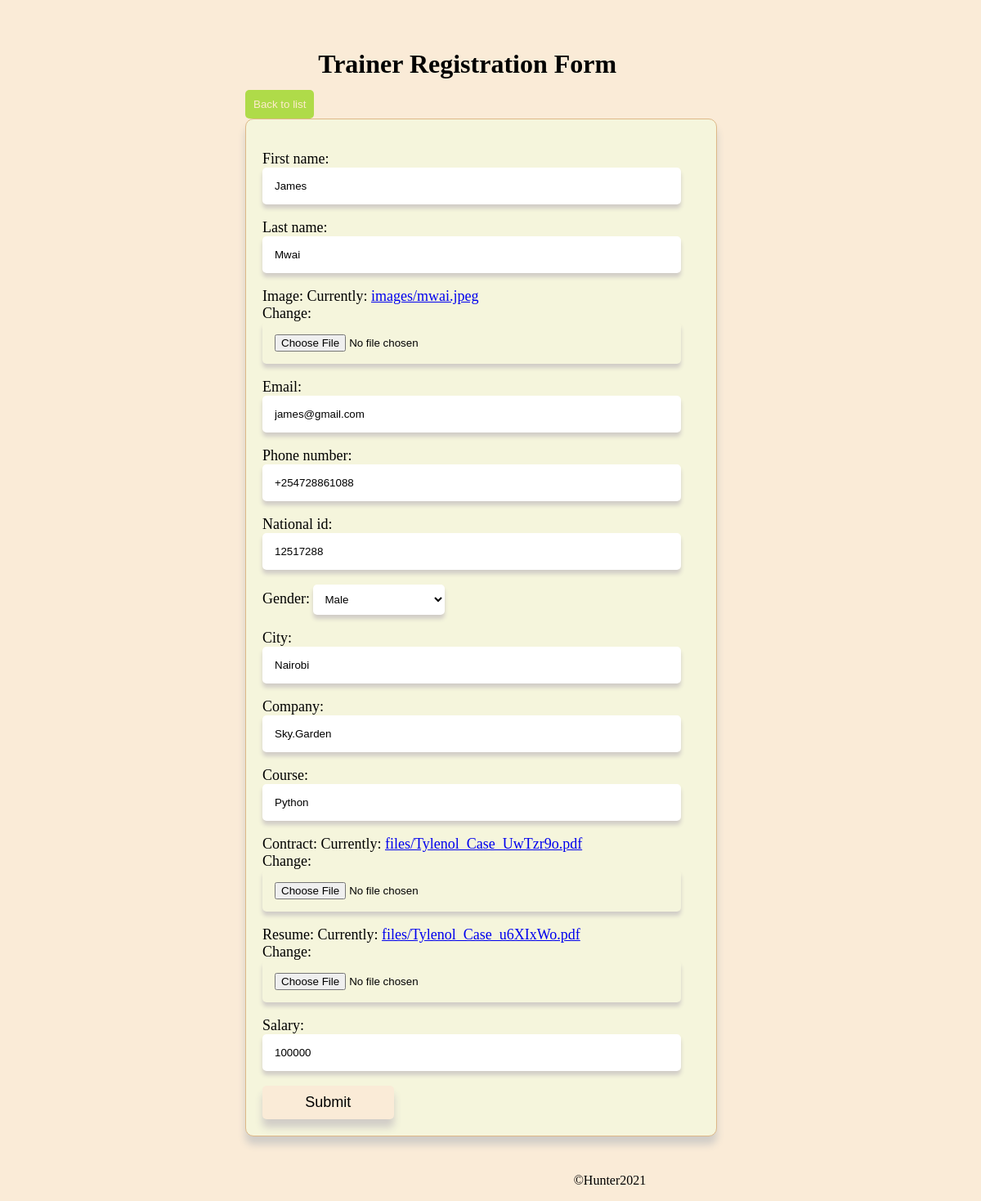
Screenshot of /trainer/edit/1/ with the database file from the repository.
### trainer/models.py (models this page shows)
class Trainer (models.Model):
    first_name = models.CharField(max_length=12)
    last_name = models.CharField(max_length=20)
    image = models.ImageField(default=None,upload_to= "images/", null=True)
    email = models.EmailField(default=None)
    phone_number = models.CharField(max_length=14, default=None , null=True)
    national_id = models.CharField(max_length=20, default=None, null=True)
    gender_choice =((u'F',u'Female'),(u'M',u'Male'),(u'O',u'Others'))
    gender = models.CharField(max_length=10,choices=gender_choice)
    city = models.CharField(max_length=10, null=True)
    company = models.CharField(max_length=30, null=True)
    course = models.CharField(max_length=20, null=True)
    contract = models.FileField(upload_to="files/", null=True)
    resume = models.FileField(upload_to="files/", null=True)
    salary = models.BigIntegerField(null=True)

### trainer/views.py (the view)
# urls.py: path("edit/<int:id>/", edit_trainer, name="edit_trainer"),
def edit_trainer(request,id):
    trainer = Trainer.objects.get(id=id)
    if request.method == 'POST':
        form = TrainerRegistrationForm(request.POST,instance=trainer)
        if form.is_valid():
            form.save()
    else:
        form=TrainerRegistrationForm(instance=trainer)
        return render(request,"edit_trainer.html", {"form":form})

### trainer/forms.py
class TrainerRegistrationForm(forms.ModelForm):
    class Meta:
        model = Trainer
        fields = "__all__"

### trainer/templates/edit_trainer.html (shortened to what this page needs)
<!DOCTYPE html>
<html lang="en">
<head>
</head>
<body>
    <h1>Trainer Registration Form</h1>
    <button id="back"><a href="{%url 'trainer_list'%}">Back to list</a></button>
    <form method="POST" enctype="multipart/form-data">
        {{form.as_p}}
        <input type="submit" id="submit"></input>
    </form>
    <footer>
        <p>&copy;Hunter2021</p>
    </footer>
</body>
</html>

### trainer/templates/edit_trainer.html (style rules this page uses)
body { margin-left: 25%; margin-top: 5%; background-color: antiquewhite; }
h1 { margin-left: 10%; }
form { border: 1px groove burlywood; box-shadow: 0px 10px 10px rgb(209, 205, 199); width: 60%; padding: 20px; background-color: beige; border-radius: 10px; font-size: 18px; margin-bottom: 5%; }
#submit { padding: 10px; border: transparent; background-color:antiquewhite ; width: 30%; font-size: 18px; border-radius: 5px; box-shadow: 0px 10px 10px rgb(209, 205, 199); }
footer { text-align: center; }
input { width:90%; padding: 15px; box-shadow: 0px 5px 5px rgb(209, 205, 199); border: transparent; border-radius: 5px; }
select { width: 30%; padding: 10px; border: transparent; background-color: white; border-radius: 5px; box-shadow: 0px 5px 5px rgb(209, 205, 199); }
#back { background-color: rgb(175, 219, 73); border: transparent; padding: 10px; border-radius: 5px; margin-top: -2%; }
#back a { text-decoration: none; color: blanchedalmond; }

### rows the page displays
Trainer: first_name "James", last_name "Mwai", email "james@gmail.com", phone_number "+254728861088", national_id "12517288", gender "Male", city "Nairobi", company "Sky.Garden", course "Python", salary "100000"
